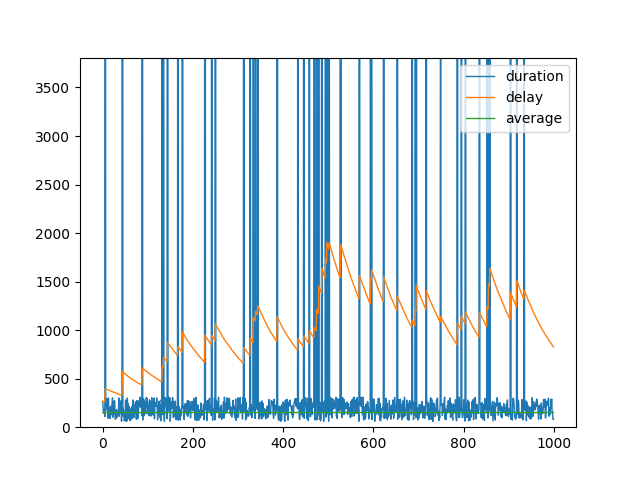

The Python source for this figure:
#!/bin/python

from random import random
from numpy import array
from matplotlib.pyplot import subplot
from matplotlib.pyplot import savefig

MAX_DURATION = 250
MIN_DURATION = 60
REQUEST_COUNT = 1000
FAILED_SHARE = 0.05
CORRECTION_MULTIPLIER = 0.01
FAIL_MULTIPLIER = 100


def simple_average() -> None:
    delay = -1
    delays = []
    durations = []
    averages = []
    average = int((MAX_DURATION + MIN_DURATION) / 2)
    for i in range(0, REQUEST_COUNT):
        failed = random() < FAILED_SHARE
        duration_raw = int(MIN_DURATION + random() * MAX_DURATION)
        duration = (FAIL_MULTIPLIER if failed else 1) * duration_raw
        if delay < 0:
            delay = duration
        else:
            delay = delay + CORRECTION_MULTIPLIER * (duration - delay)
        averages.append(average)
        delays.append(delay)
        durations.append(duration)
    print(
        " ".join(
            (
                f"delay final {delay}",
                f"average {sum(delays) / len(delays):.0f}",
                f"min {min(delays)}",
                f"max {max(delays)}",
            )
        )
    )
    ax = subplot()
    ax.set_ylim(0, max(delays) * 2)
    x = array(range(0, REQUEST_COUNT))
    ax.plot(x, durations, lw=1, label="duration")
    ax.plot(x, delays, lw=1, label="delay")
    ax.plot(x, averages, lw=1, label="average")
    ax.legend()
    savefig(__file__.replace(".py", ".png"))


if __name__ == "__main__":
    simple_average()
